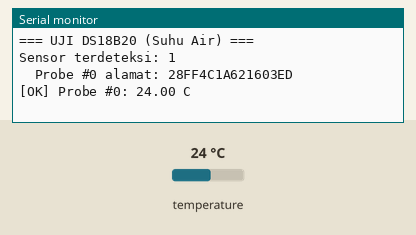
Bench run of a sketch on a simulated ESP32. Shown: the last lines printed to the serial monitor. Inputs (shaded band) come from the test bench; at power-on: temperature 24 °C.

Above: at 1.7 s.
1.8 s: temperature set to 12 °C
At 4.4 s:
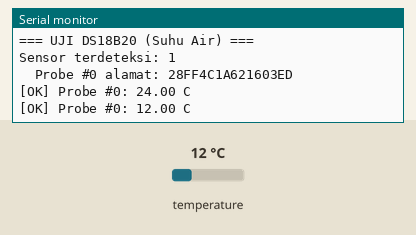
5.5 s: temperature set to 19 °C
At 7.6 s:
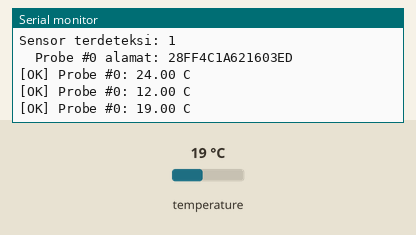
Timing chart, 0 to 9.1 s (numbered marks = the images above; inputs shaded):
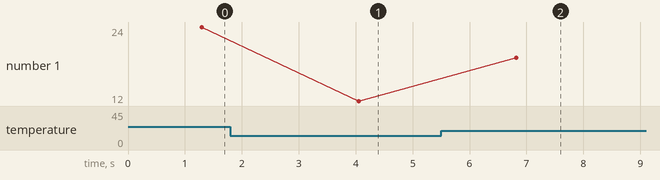

Measured:
- after the input at 1.8 s, the serial monitor: prints a new line after 2.3 s (image 1)
- after the input at 5.5 s, the serial monitor: prints a new line after 1.3 s (image 2)
- plotted number 1: 24 → 12 after the input at 1.8 s, 12 → 19 after the input at 5.5 s

The sketch:

test_ds18b20.ino
```cpp
// ============================================================
// UJI SENSOR: DS18B20 (suhu air, protokol OneWire)
// Koneksi: DATA -> GPIO18, VCC -> 3.3V, GND -> GND
//          (wajib resistor pull-up 4.7k antara DATA dan VCC)
// Serial Monitor: 115200 baud
// ============================================================
#include <OneWire.h>
#include <DallasTemperature.h>

#define ONE_WIRE_BUS 18

OneWire           oneWire(ONE_WIRE_BUS);
DallasTemperature ds18b20(&oneWire);
int               deviceCount = 0;

void setup() {
    Serial.begin(115200);
    delay(500);
    Serial.println("\n=== UJI DS18B20 (Suhu Air) ===");

    pinMode(ONE_WIRE_BUS, INPUT_PULLUP);
    ds18b20.begin();
    deviceCount = ds18b20.getDeviceCount();
    Serial.printf("Sensor terdeteksi: %d\n", deviceCount);

    if (deviceCount == 0) {
        Serial.println("[GAGAL] Tidak ada sensor! Cek DATA/VCC/GND & pull-up 4.7k.");
    } else {
        DeviceAddress addr;
        for (int i = 0; i < deviceCount; i++) {
            if (ds18b20.getAddress(addr, i)) {
                Serial.printf("  Probe #%d alamat: ", i);
                for (uint8_t j = 0; j < 8; j++) Serial.printf("%02X", addr[j]);
                Serial.println();
            }
        }
    }
}

void loop() {
    if (deviceCount == 0) { delay(2000); return; }

    ds18b20.requestTemperatures();
    for (int i = 0; i < deviceCount; i++) {
        float t = ds18b20.getTempCByIndex(i);
        if (t > -50.0f && t < 120.0f) Serial.printf("[OK] Probe #%d: %.2f C\n", i, t);
        else                          Serial.printf("[GAGAL] Probe #%d tidak terbaca (%.1f)\n", i, t);
    }
    delay(2000);
}
```
